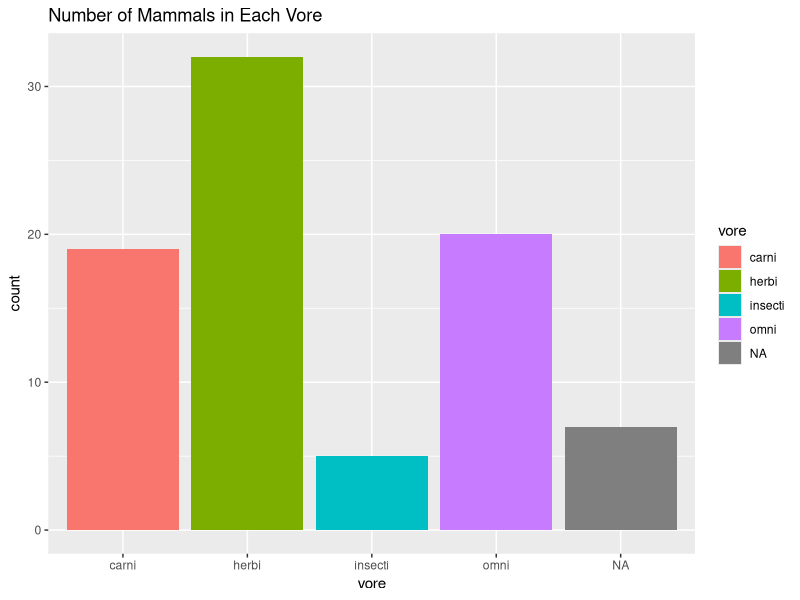
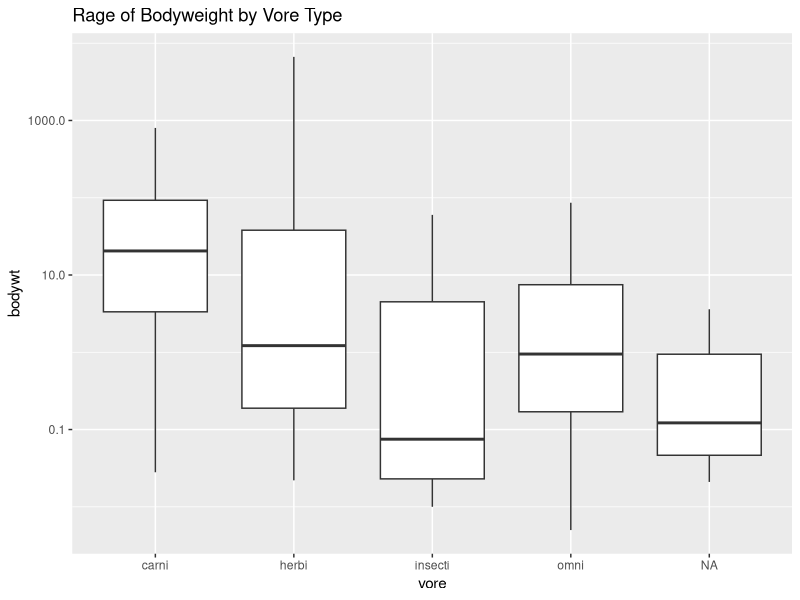
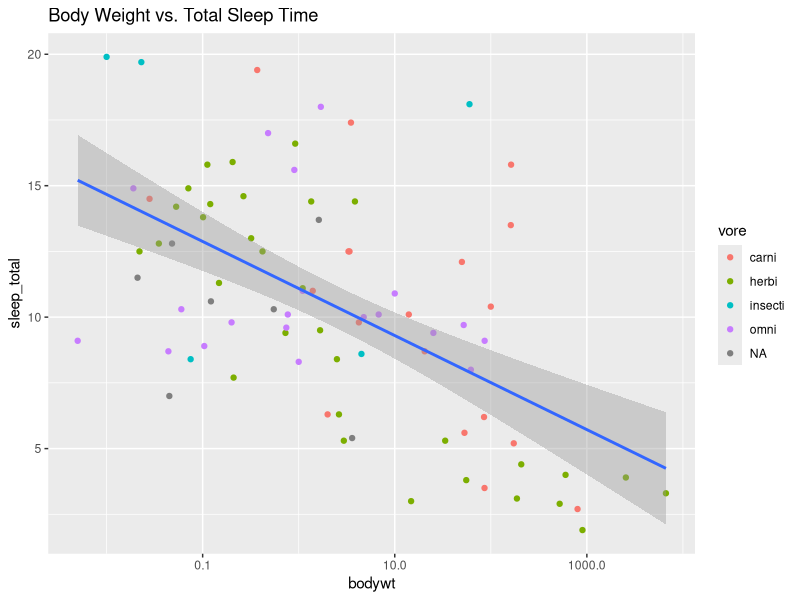
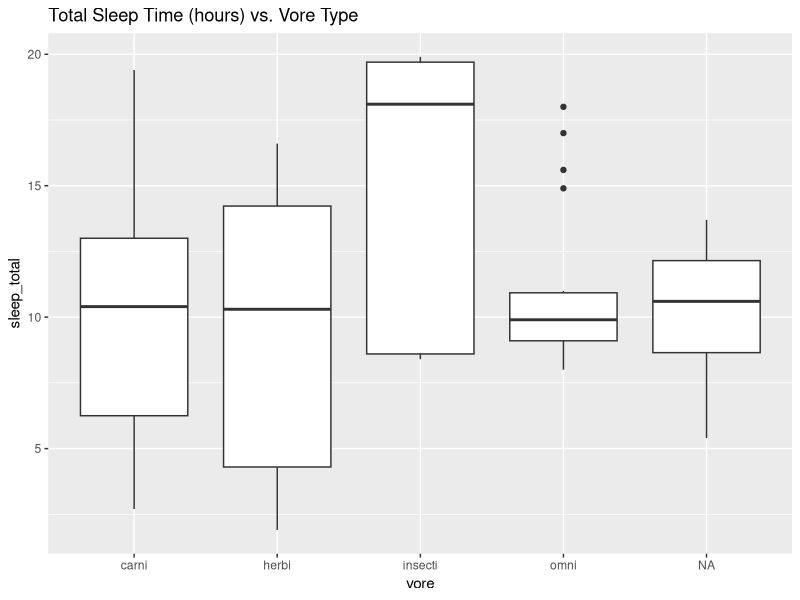
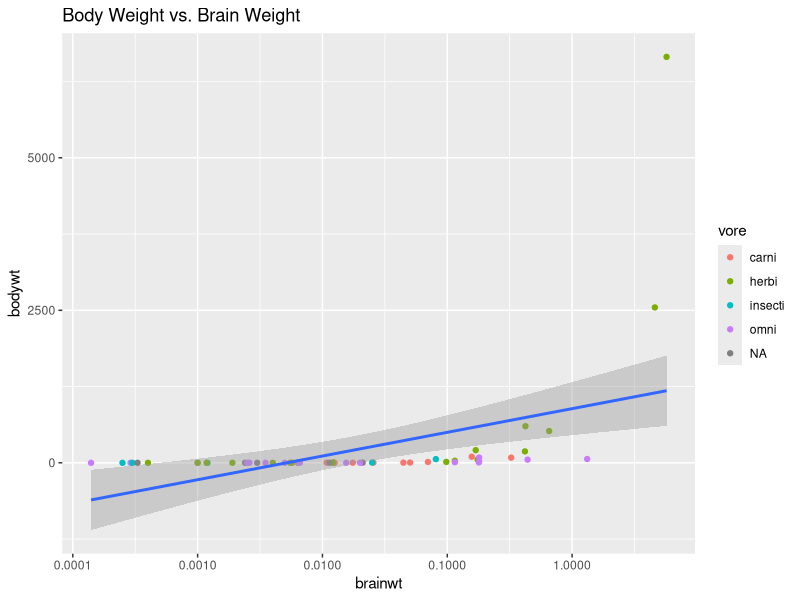
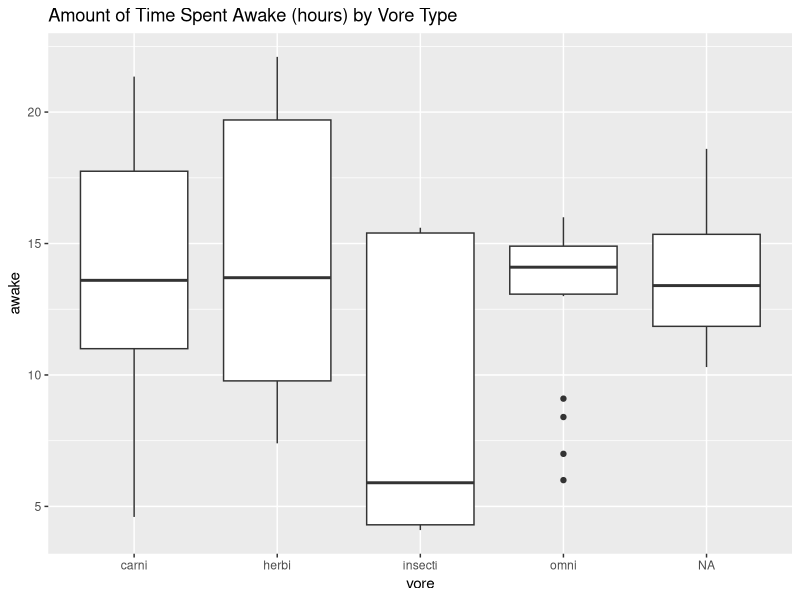

Write R code to recreate these figures, in order.
## ---- chunk 1
library("tidyverse")
options(scipen = 999) #disable scientific notation
## ---- chunk 2
glimpse(msleep)
## ---- chunk 3
msleep <- msleep #can look at spreadsheet this way
## ---- chunk 4
summary(msleep)
## ---- chunk 5
names(msleep)
## ---- chunk 6
names(msleep)
## ---- chunk 7
?msleep
## ---- chunk 8
ggplot(data=msleep,
       mapping=aes(x=vore))+
  geom_bar(mapping = aes(fill = vore))+
  labs(title = "Number of Mammals in Each Vore")
## ---- chunk 9
names(msleep)
## ---- chunk 10
mean(msleep$sleep_total)
## ---- chunk 11
(msleep$name)
## ---- chunk 12
summary(msleep$bodywt)
## ---- chunk 13
ggplot(data=msleep,
       mapping=aes(x=vore, y=bodywt))+
  scale_y_log10()+
  geom_boxplot()+
  labs(title = "Rage of Bodyweight by Vore Type")
## ---- chunk 14
names(msleep)
## ---- chunk 15
ggplot(data=msleep,
       mapping=aes(x=bodywt,y=sleep_total))+
    scale_x_log10()+
  geom_point(mapping=aes(color=vore))+
  geom_smooth(method=lm,se=T)+
  labs(title="Body Weight vs. Total Sleep Time")
## ---- chunk 16
ggplot(data=msleep,
       mapping=aes(x=vore, y=sleep_total))+
  geom_boxplot()+
  labs(title="Total Sleep Time (hours) vs. Vore Type")
## ---- chunk 17
names(msleep)
## ---- chunk 18
ggplot(data=msleep,
       mapping=aes(x=brainwt,y=bodywt))+
     scale_x_log10()+
  geom_point(mapping=aes(color=vore))+
  geom_smooth(method=lm,se=T)+
  labs(title="Body Weight vs. Brain Weight")
## ---- chunk 19
names(msleep)
## ---- chunk 20
ggplot(data=msleep,
       mapping=aes(x=vore, y=awake))+
  geom_boxplot()+
  labs(title = "Amount of Time Spent Awake (hours) by Vore Type")
